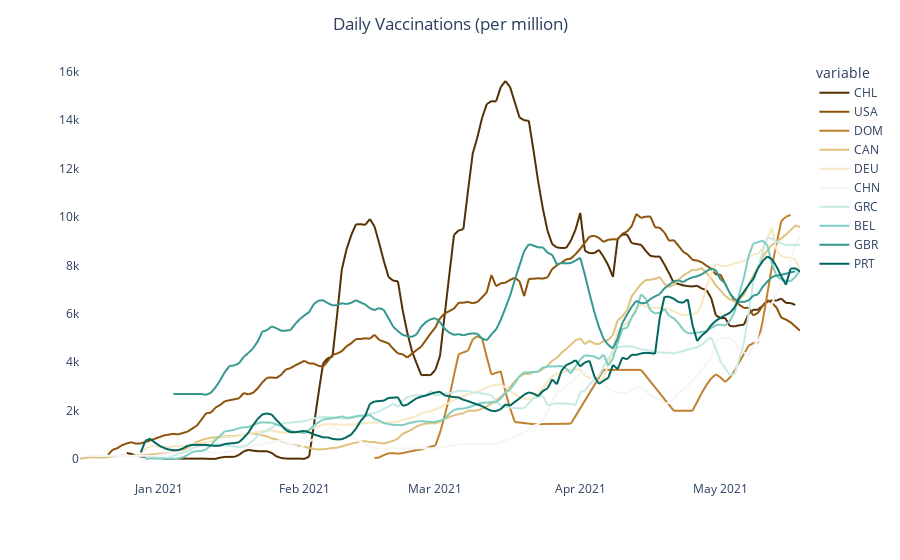

The notebook cell this image was saved under:
### Code cell
daily_vacs_fig = px.line(daily_vacs_time_df, 
                         x='date', 
                         y=top_10_countries, 
                         color_discrete_sequence=px.colors.diverging.BrBG,
                         labels={
                             'date': ' ',
                             'value': ' '
                         })
daily_vacs_fig.update_layout({'plot_bgcolor': 'rgba(0, 0, 0, 0)','paper_bgcolor': 'rgba(0, 0, 0, 0)',})
daily_vacs_fig.update_layout(title_text='Daily Vaccinations (per million)', title_x=0.5)
daily_vacs_fig.show()

### Figure 1 — Plotly figure (JSON) as saved in the notebook; plotly's stock layout.template omitted (floating-point values rounded to 4 significant figures; data arrays with more than 128 entries replaced by an {"elided": "..."} marker saying what was removed)
{"data": [{"hovertemplate": "variable=CHL<br> =%{y}<extra></extra>", "legendgroup": "CHL", "line": {"color": "rgb(84,48,5)", "dash": "solid"}, "mode": "lines", "name": "CHL", "showlegend": true, "type": "scattergl", "x": {"elided": "155 str values"}, "xaxis": "x", "y": {"elided": "155 int values"}, "yaxis": "y"}, {"hovertemplate": "variable=USA<br> =%{y}<extra></extra>", "legendgroup": "USA", "line": {"color": "rgb(140,81,10)", "dash": "solid"}, "mode": "lines", "name": "USA", "showlegend": true, "type": "scattergl", "x": {"elided": "155 str values"}, "xaxis": "x", "y": {"elided": "155 int values"}, "yaxis": "y"}, {"hovertemplate": "variable=DOM<br> =%{y}<extra></extra>", "legendgroup": "DOM", "line": {"color": "rgb(191,129,45)", "dash": "solid"}, "mode": "lines", "name": "DOM", "showlegend": true, "type": "scattergl", "x": {"elided": "155 str values"}, "xaxis": "x", "y": {"elided": "155 int values"}, "yaxis": "y"}, {"hovertemplate": "variable=CAN<br> =%{y}<extra></extra>", "legendgroup": "CAN", "line": {"color": "rgb(223,194,125)", "dash": "solid"}, "mode": "lines", "name": "CAN", "showlegend": true, "type": "scattergl", "x": {"elided": "155 str values"}, "xaxis": "x", "y": {"elided": "155 int values"}, "yaxis": "y"}, {"hovertemplate": "variable=DEU<br> =%{y}<extra></extra>", "legendgroup": "DEU", "line": {"color": "rgb(246,232,195)", "dash": "solid"}, "mode": "lines", "name": "DEU", "showlegend": true, "type": "scattergl", "x": {"elided": "155 str values"}, "xaxis": "x", "y": {"elided": "155 int values"}, "yaxis": "y"}, {"hovertemplate": "variable=CHN<br> =%{y}<extra></extra>", "legendgroup": "CHN", "line": {"color": "rgb(245,245,245)", "dash": "solid"}, "mode": "lines", "name": "CHN", "showlegend": true, "type": "scattergl", "x": {"elided": "155 str values"}, "xaxis": "x", "y": {"elided": "155 int values"}, "yaxis": "y"}, {"hovertemplate": "variable=GRC<br> =%{y}<extra></extra>", "legendgroup": "GRC", "line": {"color": "rgb(199,234,229)", "dash": "solid"}, "mode": "lines", "name": "GRC", "showlegend": true, "type": "scattergl", "x": {"elided": "155 str values"}, "xaxis": "x", "y": {"elided": "155 int values"}, "yaxis": "y"}, {"hovertemplate": "variable=BEL<br> =%{y}<extra></extra>", "legendgroup": "BEL", "line": {"color": "rgb(128,205,193)", "dash": "solid"}, "mode": "lines", "name": "BEL", "showlegend": true, "type": "scattergl", "x": {"elided": "155 str values"}, "xaxis": "x", "y": {"elided": "155 int values"}, "yaxis": "y"}, {"hovertemplate": "variable=GBR<br> =%{y}<extra></extra>", "legendgroup": "GBR", "line": {"color": "rgb(53,151,143)", "dash": "solid"}, "mode": "lines", "name": "GBR", "showlegend": true, "type": "scattergl", "x": {"elided": "155 str values"}, "xaxis": "x", "y": {"elided": "155 int values"}, "yaxis": "y"}, {"hovertemplate": "variable=PRT<br> =%{y}<extra></extra>", "legendgroup": "PRT", "line": {"color": "rgb(1,102,94)", "dash": "solid"}, "mode": "lines", "name": "PRT", "showlegend": true, "type": "scattergl", "x": {"elided": "155 str values"}, "xaxis": "x", "y": {"elided": "155 int values"}, "yaxis": "y"}], "layout": {"legend": {"title": {"text": "variable"}, "tracegroupgap": 0}, "margin": {"t": 60}, "paper_bgcolor": "rgba(0, 0, 0, 0)", "plot_bgcolor": "rgba(0, 0, 0, 0)", "title": {"text": "Daily Vaccinations (per million)", "x": 0.5}, "xaxis": {"anchor": "y", "domain": [0, 1], "title": {"text": " "}}, "yaxis": {"anchor": "x", "domain": [0, 1], "title": {"text": " "}}}}
